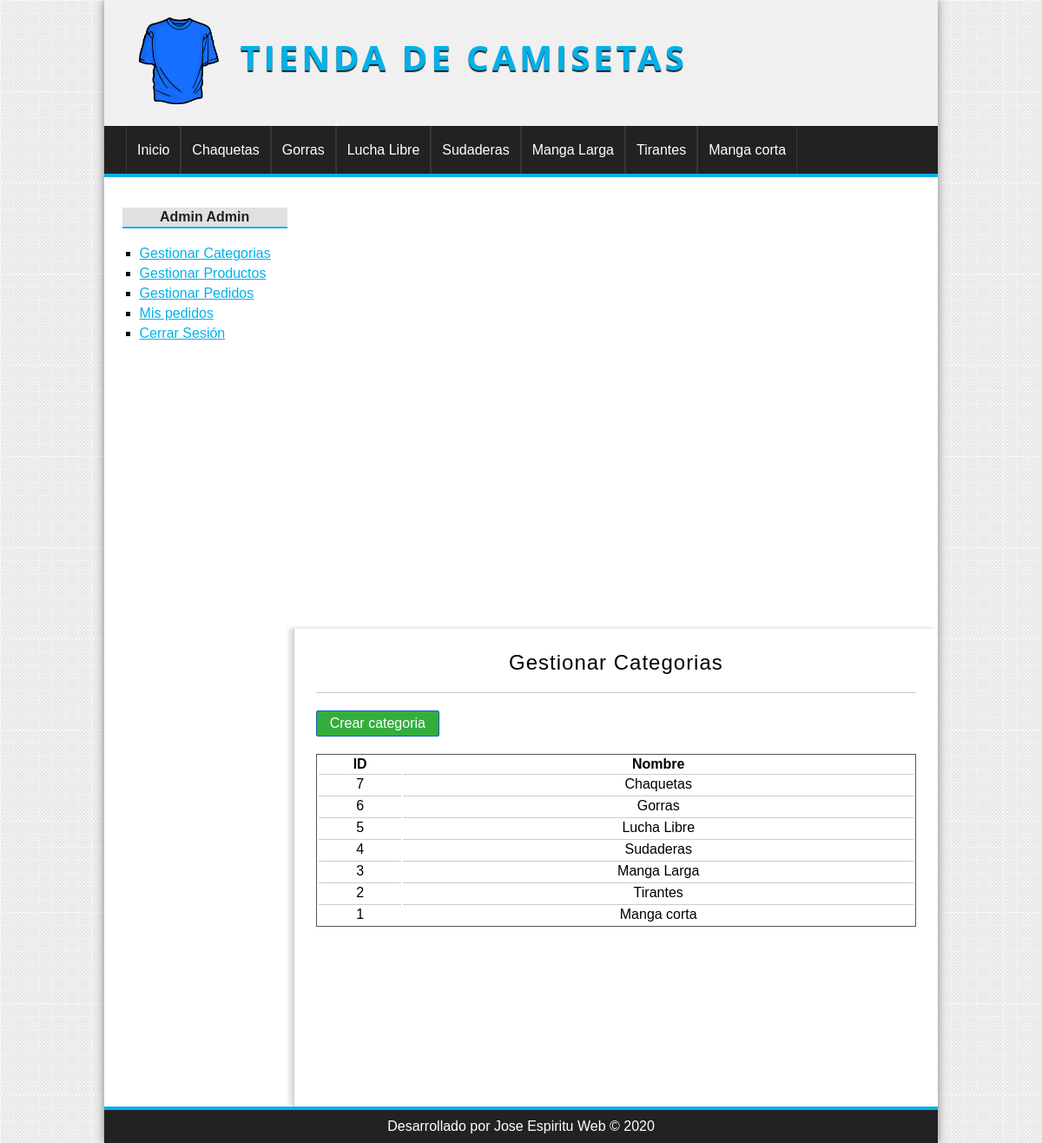
Page /categoria/index (signed in) on the committed database.
### tables this page shows
CREATE TABLE `categorias` (
  `id` int(255) NOT NULL,
  `nombre` varchar(100) NOT NULL
);

### config/db.php (called while the page is built)
<?php
class Database{
    public static function connect(){
        $db = new mysqli('localhost', 'root', '', 'tienda_php_poo');
        $db->query("SET NAMES 'utf-8'");
        return $db;
    }
}
?>

### helpers/utils.php (called while the page is built, shortened)
<?php
class Utils{
    public static function showCategorias(){
        require_once 'models/categoria.php';
        $categoria = new Categoria();
        $categorias = $categoria->getAll();
        return $categorias;
    }
}
?>

### models/categoria.php (called while the page is built, shortened)
<?php
class Categoria{
    private $db;
    public function __construct(){
        $this->db = Database::connect();
    }
    public function getAll(){
        $categorias = $this->db->query("SELECT * FROM categorias ORDER BY id DESC;");
        return $categorias;
    }
}
?>

### controllers/CategoriaController.php (called while the page is built, shortened)
<?php
require_once 'models/categoria.php';
class categoriaController {
    public function index(){
        $categoria = new Categoria();
        $categorias = $categoria->getAll();
        require_once 'views/categoria/index.php';
    }
}
?>

### views/categoria/index.php (the view)
<h1>Gestionar Categorias</h1>
<a href="<?=BASE_URL?>categoria/crear" class="button button-small">Crear categoria</a>
<table>
    <tr>
        <th>ID</th>
        <th>Nombre</th>
    </tr>
    <?php while($cat = $categorias->fetch_object()): ?>
        <tr>
            <td><?=$cat->id?></td>
            <td><?=$cat->nombre?></td>
        </tr>
    <?php endwhile; ?>
</table>

### views/layout/header.php (shortened to what this page needs)
<!DOCTYPE html>
<html lang="es">
<head>
    <link rel="stylesheet" href="<?=BASE_URL?>assets/css/styles.css" />
</head>
<body>
    <div id="container">
        <header id="header">
            <div id="logo">
                <img src="<?=BASE_URL?>assets/img/camiseta.png" alt="Camiseta Logo" />
                <a href="<?=BASE_URL?>index.php">
                    Tienda de camisetas
                </a>
            </div>
        </header>
        <?php $categorias = Utils::showCategorias(); ?>
        <nav id="menu">
            <ul>
                <li>
                    <a href="#">Inicio</a>
                </li>
                <?php  while($cat = $categorias->fetch_object()): ?>
                    <li>
                        <a href="#"><?=$cat->nombre?></a>
                    </li>
                <?php endwhile; ?>
            </ul>
        </nav>
        <div id="content">

### assets/css/styles.css (style rules this page uses)
* { padding: 0px; margin: 0px; font-family: Arial, Helvetica, sans-serif; }
body { background: url(../img/bg.png); }
a { color: #01b1ea; }
table { text-align: center; width: 100%; border: 1px solid #555555; }
td { border-top: 1px solid #cccccc; padding: 2px; }
#container { width: 80%; margin: 0 auto; box-shadow: 0px 0px 10px gray; background: white; }
#header { height: 145px; background-color: #f0f0f0; }
#logo { padding: 20px; margin-left: 20px; float: left; }
#logo img { float: left; height: 100px; }
#logo a { float: left; font-size: 40px; letter-spacing: 4px; font-family: 'Open Sans', Helvetica, Arial; text-transform: uppercase; color: #01b1ea; font-weight: bold; text-decoration: none; margin-top: 18px; margin-left: 25px; text-shadow: 0px 2px 1px #222222; transition: all 300ms; }
#menu { clear: both; background: #222222; color: wheat; height: 55px; border-bottom: 4px solid #01b1ea; }
#menu ul { list-style: none; text-decoration: none; margin: 0px auto; margin-left: 25px; }
#menu ul li { line-height: 55px; float: left; border-right: 1px solid #363636; }
#menu a { display: block; color: white; text-decoration: none; padding-left: 12px; padding-right: 12px; transition: all 300ms; }
#menu a:first-child { border-left: 1px solid #363636; }
#content { margin: 0 auto; overflow: hidden; background: white; }
input[type="button"], input[type="submit"], button, .button { display: block; border-radius: 2px; width: auto; padding: 5px; padding-left: 10px; padding-right: 10px; color: white; background: #2979cd; border: 1px solid #1160be; cursor: pointer; }
.button { background: #33ae3d; color: white !important; text-decoration: none; }
.button-small { width: 120px; text-align: center; margin-bottom: 20px; }
#central h1 { font-size: 24px; font-weight: normal; letter-spacing: 1px; text-align: center; border-bottom: 1px solid #cccccc; margin-bottom: 20px; padding: 20px; padding-top: 0px; }

### rows in the picture
categorias: nombre "Chaquetas", id "7"
categorias: nombre "Gorras", id "6"
categorias: nombre "Lucha Libre", id "5"
categorias: nombre "Sudaderas", id "4"
categorias: nombre "Manga Larga", id "3"
categorias: nombre "Tirantes", id "2"
categorias: nombre "Manga corta", id "1"

### other values in the picture
$_SESSION['identity']->nombre "Admin"
$_SESSION['identity']->apellidos "Admin"
